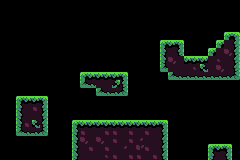

This is a level from a 2D game, rendered from its Tiled map with the project's own tilesets. A one-line summary and the map file follow, with tile-layer data summarised:
An orthogonal 30x20 tile map with 8x8 px tiles, 1 tile layer (Kachelebene 1), 4 hidden layers not drawn, 4 tilesets and 5 objects.

<map version="1.8" tiledversion="1.8.4" orientation="orthogonal" renderorder="right-down" width="30" height="20" tilewidth="8" tileheight="8" infinite="0" nextlayerid="9" nextobjectid="40">
 <tileset firstgid="1" source="../Peaceful Nightfield.tsx" />
 <tileset firstgid="208" source="../Rocky Roads Berge.tsx" />
 <tileset firstgid="720" source="../clouds.tsx" />
 <tileset firstgid="768" source="../F1_light_blue_flag.svg.tsx" />
 <objectgroup id="8" name="ground">
  <object id="31" x="80" y="128" width="80" height="32" visible="0" />
  <object id="34" x="17" y="96.5" width="30.5" height="39" />
  <object id="36" x="80.25" y="72.75" width="47.25" height="15" />
  <object id="37" x="208.25" y="144.25" width="23.25" height="15.5" />
  <object id="39" x="72.25" y="120.25" width="94.75" height="39.25" />
 </objectgroup>
 <layer id="4" name="Hintergrund 2" width="30" height="20" visible="0">
  <data>[600 cells, 517 non-empty, 384 distinct tile ids]</data>
 </layer>
 <layer id="3" name="Hintergrund" width="30" height="20" visible="0">
  <data>[600 cells, 55 non-empty, 20 distinct tile ids]</data>
 </layer>
 <layer id="2" name="Holzweg" width="30" height="20" visible="0">
  <data>[600 cells, 9 non-empty, 4 distinct tile ids]</data>
 </layer>
 <layer id="5" name="Blau" width="30" height="20" visible="0">
  <data>[600 cells, 409 non-empty, 406 distinct tile ids]</data>
 </layer>
 <layer id="1" name="Kachelebene 1" width="30" height="20">
  <data>[600 cells, 146 non-empty, 17 distinct tile ids]</data>
 </layer>
</map>
